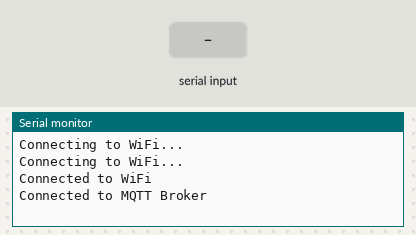
Recording of a sketch running on a simulated ESP32. Parts: the last lines printed to the serial monitor. The test bench sets the inputs (shaded band). WiFi joins after 1.5 s; servers stay silent unless stated; no MQTT or app messages arrive unless stated.

Above: at 3.2 s.
3.3 s: "1\n" received over the second serial link
At 4.5 s:
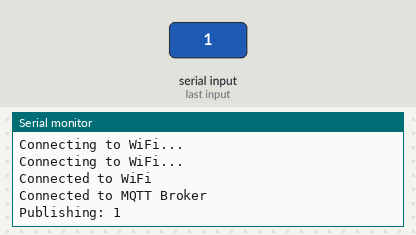
4.8 s: "0\n" received over the second serial link
At 5.6 s:
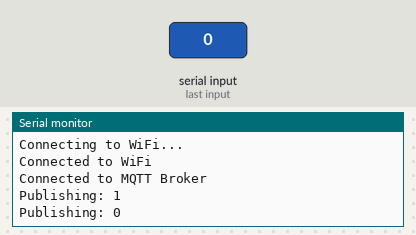
6.3 s: "2\n" received over the second serial link
At 6.8 s:
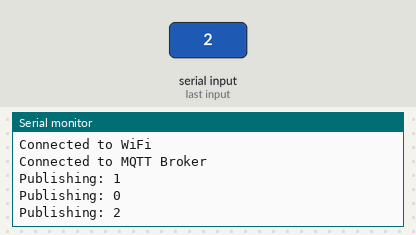

The sketch:

esp32.ino
```cpp
#include <WiFi.h>
#include <PubSubClient.h>
#include <HardwareSerial.h>

// WiFi and MQTT Config
const char* ssid = "Your_WiFi_SSID";
const char* password = "Your_WiFi_Password";
const char* mqtt_server = "192.168.1.100"; // Replace with your PC's IP (running Mosquitto/Kafka bridge)
const int mqtt_port = 1883;

WiFiClient espClient;
PubSubClient client(espClient);

// Serial Port for mmWave Sensor
HardwareSerial mmWaveSerial(1);

void setup() {
    Serial.begin(115200);
    mmWaveSerial.begin(115200, SERIAL_8N1, 16, 17); // TX=17, RX=16

    // Connect to WiFi
    WiFi.begin(ssid, password);
    while (WiFi.status() != WL_CONNECTED) {
        delay(1000);
        Serial.println("Connecting to WiFi...");
    }
    Serial.println("Connected to WiFi");

    // Connect to MQTT Broker
    client.setServer(mqtt_server, mqtt_port);
    while (!client.connected()) {
        if (client.connect("ESP32_Client")) {
            Serial.println("Connected to MQTT Broker");
        } else {
            Serial.print("Failed, retrying...");
            delay(2000);
        }
    }
}

void loop() {
    if (!client.connected()) {
        client.connect("ESP32_Client");
    }
    client.loop();

    if (mmWaveSerial.available()) {
        String data = mmWaveSerial.readStringUntil('\n'); // Read from sensor
        Serial.println("Publishing: " + data);
        client.publish("sensor/mmwave", data.c_str()); // Send to MQTT topic
    }
}
```

Measured:
- after the input at 3.3 s, the serial monitor: prints a new line at once (image 1)
- after the input at 4.8 s, the serial monitor: prints a new line at once (image 2)
- after the input at 6.3 s, the serial monitor: prints a new line at once (image 3)
